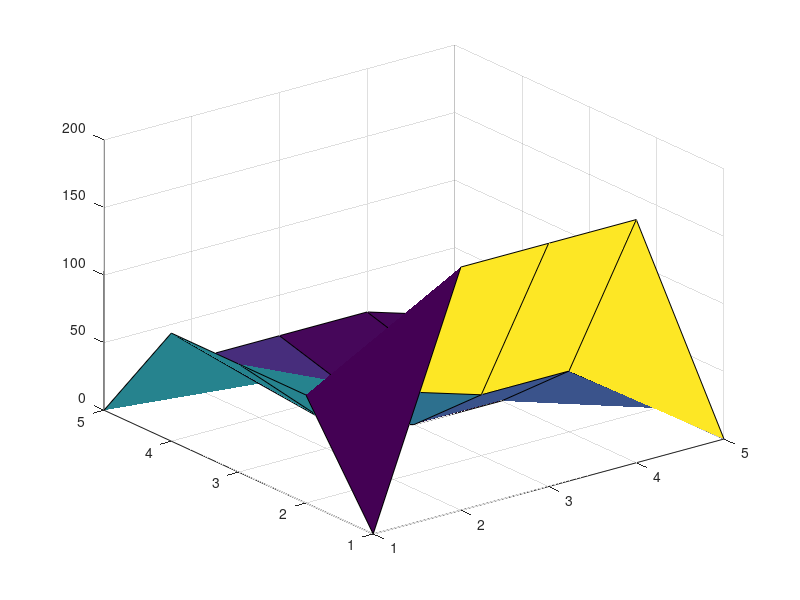

This figure's MATLAB source: (Note: this script raises an error after producing the figure.)
clear
h = 1;
xa = 0; xb = 4;
ya = 0; xy = 4;
L = [0 1 0;1 0 1;0 1 0]/4;
U = [
0 180 180 180 0
80 0 0 0 0
80 0 0 0 0
80 0 0 0 0
0 20 20 20 0
];
surf(U)
pause
for n = 2:1000
    n
    V = conv2(L,U(:,:,n-1));
    U(:,:,n) = V(2:end-1,2:end-1);
    U(1,:,n) = [0 180 180 180 0];
    U(5,:,n) = [0 20 20 20 0];
    U(:,1,n) = [0 80 80 80 0];
    U(:,5,n) = [0 0 0 0 0];
    surf(U(:,:,n))
    drawnow
    pause(.1)
    if sum(U(:,:,n)-U(:,:,n-1),'all')<.001
        disp(n)
        break
    end
end
U(:,:,end)
